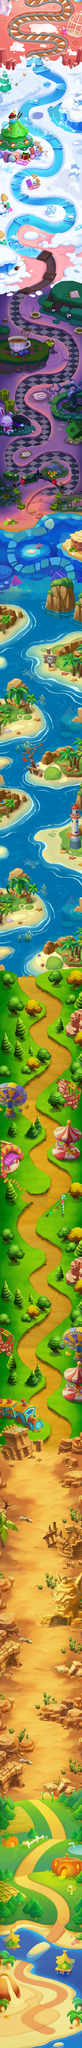

Tiled map render using the project's own tile images. Description and the map definition, with tile-layer contents summarised, below:
An orthogonal 1x14 tile map with 720x1280 px tiles, 1 tile layer (Guanka002), 15 tilesets and 156 objects (Button3, Button1, Button2, Button4, Button5, ...).

<map version="1.0" orientation="orthogonal" renderorder="right-down" width="1" height="14" tilewidth="720" tileheight="1280" nextobjectid="179">
 <tileset firstgid="1" name="guanka002" tilewidth="720" tileheight="1280">
  <image source="guanka002.png" width="720" height="1280" />
 </tileset>
 <tileset firstgid="2" name="guanka003" tilewidth="720" tileheight="1280">
  <image source="guanka003.png" width="720" height="1280" />
 </tileset>
 <tileset firstgid="3" name="guanka004" tilewidth="720" tileheight="1280">
  <image source="guanka004.png" width="720" height="1280" />
 </tileset>
 <tileset firstgid="4" name="guanka005" tilewidth="720" tileheight="1280">
  <image source="guanka005.png" width="720" height="1280" />
 </tileset>
 <tileset firstgid="5" name="guanka006" tilewidth="720" tileheight="1280">
  <image source="guanka006.png" width="720" height="1280" />
 </tileset>
 <tileset firstgid="6" name="guanka007" tilewidth="720" tileheight="1280">
  <image source="guanka007.png" width="720" height="1280" />
 </tileset>
 <tileset firstgid="7" name="guanka008" tilewidth="720" tileheight="1280">
  <image source="guanka008.png" width="720" height="1280" />
 </tileset>
 <tileset firstgid="8" name="guanka009" tilewidth="720" tileheight="1280">
  <image source="guanka009.png" width="720" height="1280" />
 </tileset>
 <tileset firstgid="9" name="guanka010" tilewidth="720" tileheight="1280">
  <image source="guanka010.png" width="720" height="1280" />
 </tileset>
 <tileset firstgid="10" name="guanka011" tilewidth="720" tileheight="1280">
  <image source="guanka011.png" width="720" height="1280" />
 </tileset>
 <tileset firstgid="11" name="guanka012" tilewidth="720" tileheight="1280">
  <image source="guanka012.png" width="720" height="1280" />
 </tileset>
 <tileset firstgid="12" name="guanka013" tilewidth="720" tileheight="1280">
  <image source="guanka013.png" width="720" height="1280" />
 </tileset>
 <tileset firstgid="13" name="guanka014" tilewidth="720" tileheight="1280">
  <image source="guanka014.png" width="720" height="1280" />
 </tileset>
 <tileset firstgid="14" name="guanka015" tilewidth="720" tileheight="1280">
  <image source="guanka015.png" width="720" height="1280" />
 </tileset>
 <tileset firstgid="15" name="guanka016" tilewidth="720" tileheight="1280">
  <image source="guanka016.png" width="720" height="1280" />
 </tileset>
 <layer name="Guanka002" width="1" height="14">
  <data>[14 cells, 14 non-empty, 14 distinct tile ids]</data>
 </layer>
 <objectgroup name="CPObjectGroup">
  <object id="1" name="Button3" x="346.667" y="17505.3" width="115" height="99" />
  <object id="2" name="Button1" x="250.5" y="17709.8" width="115" height="99" />
  <object id="3" name="Button2" x="180.167" y="17577.5" width="115" height="99" />
  <object id="4" name="Button4" x="419.166" y="17370.1" width="115" height="99" />
  <object id="5" name="Button5" x="240.5" y="17313.8" width="115" height="99" />
  <object id="7" name="Button6" x="98.834" y="17202.9" width="115" height="99" />
  <object id="8" name="Button7" x="238.5" y="17009.8" width="115" height="99" />
  <object id="9" name="Button8" x="399.833" y="16866.5" width="115" height="99" />
  <object id="10" name="Button9" x="460.5" y="16730.5" width="115" height="99" />
  <object id="11" name="Button10" x="397.166" y="16582.5" width="115" height="99" />
  <object id="12" name="Button11" x="254.833" y="16481.5" width="115" height="99" />
  <object id="13" name="Button12" x="119.5" y="16355.9" width="115" height="99" />
  <object id="14" name="Button13" x="223.5" y="16206.8" width="115" height="99" />
  <object id="15" name="Button14" x="385.5" y="16082.8" width="115" height="99" />
  <object id="16" name="Button15" x="394.5" y="15927.5" width="115" height="99" />
  <object id="17" name="Button16" x="266.833" y="15776.5" width="115" height="99" />
  <object id="18" name="Button18" x="356.166" y="15444.8" width="115" height="99" />
  <object id="19" name="Button17" x="227.834" y="15605.8" width="115" height="99" />
  <object id="20" name="Button20" x="402.167" y="15155.5" width="115" height="99" />
  <object id="21" name="Button19" x="474.5" y="15310.8" width="115" height="99" />
  <object id="22" name="Button21" x="245.5" y="15061.5" width="115" height="99" />
  <object id="23" name="Button22" x="92.833" y="14990.8" width="115" height="99" />
  <object id="24" name="Button23" x="130.5" y="14841.8" width="115" height="99" />
  <object id="25" name="Button24" x="141.833" y="14693.8" width="115" height="99" />
  <object id="26" name="Button25" x="291.5" y="14587.1" width="115" height="99" />
  <object id="27" name="Button26" x="461.167" y="14518.5" width="115" height="99" />
  <object id="28" name="Button27" x="434.5" y="14376.2" width="115" height="99" />
  <object id="29" name="Button28" x="298.833" y="14267.5" width="115" height="99" />
  <object id="30" name="Button29" x="158.834" y="14218.8" width="115" height="99" />
  <object id="31" name="Button30" x="117.167" y="14073.2" width="115" height="99" />
  <object id="32" name="Button31" x="159.5" y="13930.8" width="115" height="99" />
  <object id="33" name="Button33" x="386.834" y="13717.8" width="115" height="99" />
  <object id="34" name="Button32" x="301.167" y="13855.5" width="115" height="99" />
  <object id="35" name="Button34" x="254.167" y="13597.2" width="115" height="99" />
  <object id="36" name="Button35" x="100.5" y="13523.5" width="115" height="99" />
  <object id="37" name="Button36" x="123.834" y="13362.9" width="115" height="99" />
  <object id="38" name="Button37" x="291.834" y="13253.2" width="115" height="99" />
  <object id="39" name="Button38" x="398.166" y="13119.1" width="115" height="99" />
  <object id="40" name="Button39" x="241.833" y="13015.8" width="115" height="99" />
  <object id="41" name="Button40" x="101.166" y="12927.9" width="115" height="99" />
  <object id="42" name="Button41" x="213.834" y="12811.1" width="115" height="99" />
  <object id="43" name="Button42" x="345.5" y="12725.2" width="115" height="99" />
  <object id="44" name="Button43" x="379.167" y="12581.5" width="115" height="99" />
  <object id="45" name="Button44" x="428.833" y="12436.2" width="115" height="99" />
  <object id="46" name="Button45" x="308.5" y="12317.2" width="115" height="99" />
  <object id="47" name="Button47" x="377.167" y="12039.2" width="115" height="99" />
  <object id="48" name="Button46" x="275.833" y="12175.5" width="115" height="99" />
  <object id="49" name="Button48" x="268.167" y="11914.2" width="115" height="99" />
  <object id="50" name="Button49" x="150.5" y="11795.2" width="115" height="99" />
  <object id="51" name="Button50" x="194.5" y="11666.5" width="115" height="99" />
  <object id="52" name="Button51" x="329.833" y="11542.8" width="115" height="99" />
  <object id="53" name="Button52" x="445.5" y="11417.2" width="115" height="99" />
  <object id="54" name="Button53" x="363.5" y="11285.8" width="115" height="99" />
  <object id="55" name="Button54" x="276.5" y="11145.5" width="115" height="99" />
  <object id="56" name="Button55" x="374.5" y="10981.8" width="115" height="99" />
  <object id="57" name="Button56" x="302.167" y="10844.5" width="115" height="99" />
  <object id="58" name="Button57" x="167" y="10735.8" width="115" height="99" />
  <object id="59" name="Button58" x="181" y="10592.8" width="115" height="99" />
  <object id="60" name="Button59" x="304.833" y="10468.2" width="115" height="99" />
  <object id="61" name="Button60" x="426.333" y="10349.2" width="115" height="99" />
  <object id="62" name="Button61" x="385.333" y="10196.5" width="115" height="99" />
  <object id="63" name="Button62" x="266.833" y="10073.8" width="115" height="99" />
  </objectgroup>
</map>
<!-- 94 of 156 objects omitted -->
